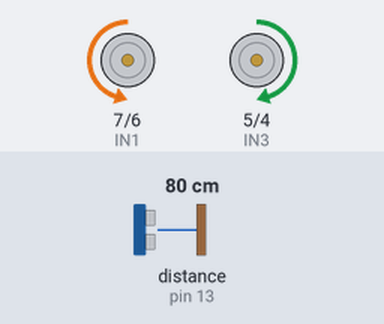
Simulated run of this sketch. Board: Arduino Uno, built with avr-gcc and run on an emulated ATmega328P. Shown: motor-driver pin pairs drawn as motors (green arrow = first pin HIGH = forward, orange = second pin HIGH = backward, longer = more drive, scaled by the enable pin). Wiring (inferred from the names in the program): ultrasonic range finder: trigger pin 12; echo pin 13. Inputs (shaded band) come from the test bench; at power-on: distance to the obstacle (sensor on pin 13) 80 cm. The echo pulse lasts 58.3 µs per cm.

Above: at 1.2 s.
1.3 s: distance to the obstacle (sensor on pin 13) set to 13 cm
2.8 s: distance to the obstacle (sensor on pin 13) set to 10 cm
At 3.5 s:
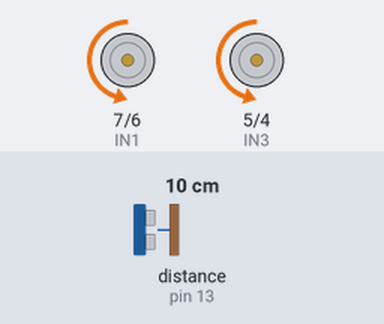
4.3 s: distance to the obstacle (sensor on pin 13) set to 18 cm
At 5.0 s:
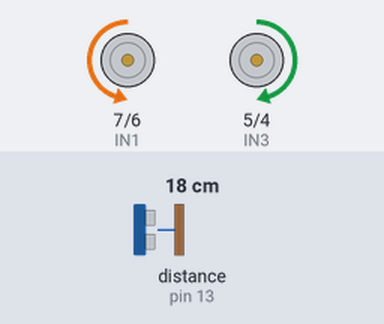
5.8 s: distance to the obstacle (sensor on pin 13) set to 2 cm
At 7.2 s:
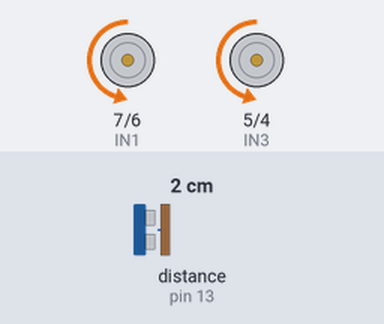
Timing chart, 0 to 8.3 s (numbered marks = the images above; inputs shaded):
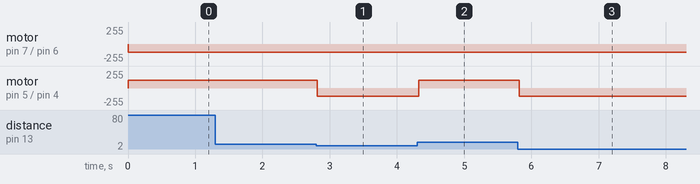

The sketch:

sketch_robot_sonar.ino
```cpp
int IN1 = 7; // Input1 подключен к выводу 5
int IN2 = 6;
int IN3 = 5;
int IN4 = 4;

int EN1 = 9;
int EN2 = 3;

int Trig = 12;
int Echo = 13;

int LED = 13;
int MAXspeed = 120;
int i;
int t;

void setup()
{
  Serial.begin(9600);

  //выводы двигателей
  pinMode (EN1, OUTPUT);
  pinMode (IN1, OUTPUT);
  pinMode (IN2, OUTPUT);
  pinMode (EN2, OUTPUT);
  pinMode (IN4, OUTPUT);
  pinMode (IN3, OUTPUT);

  //выводы сонара
  pinMode(Trig, OUTPUT);
  pinMode(Echo, INPUT);
}

unsigned int impulseTime=0;
unsigned int distance_sm=0;

void loop()
{

int pos = dist ();

if (pos>10)
  {
    robo_forth ();
  }
  else
  {
    robo_turn ();
  }

 // robo_forth ();
 // robo_stop(); // остановка робота
 // delay(500);

 // robo_back ();
 // robo_stop();
 // delay(500);
 // конец блока


}

//functions

//STOP
int robo_stop () {
  // обнуление сигнала
  analogWrite (EN1, 0);
  analogWrite (EN2, 0);

}


//FORTH
int robo_forth () {
    // настройки для езды вперед
  digitalWrite (IN2, HIGH);
  digitalWrite (IN1, LOW);

  digitalWrite (IN3, HIGH);
  digitalWrite (IN4, LOW);

 // for (i = 50; i <= 150; ++i) // увеличение скорости
 // {
   i = MAXspeed;
      analogWrite(EN1, i);
      analogWrite(EN2, i);
      delay(50);
 // }
}

//TURN
int robo_turn () {
 // настройки для кругом
  digitalWrite (IN2, HIGH);
  digitalWrite (IN1, LOW);

  digitalWrite (IN4, HIGH);
  digitalWrite (IN3, LOW);

  //for (i = 50; i <= 150; ++i) // увеличение скорости
  //{
    i = MAXspeed;
      analogWrite(EN1, i);
      analogWrite(EN2, i);
      delay(1);
  //}
  delay(50); // здесь регулировать угол поворота.
}

//BACK
int robo_back () {
    // настройки для езды назад
  digitalWrite (IN1, HIGH);
  digitalWrite (IN2, LOW);

  digitalWrite (IN4, HIGH);
  digitalWrite (IN3, LOW);

  //for (i = 50; i <= 200; ++i) // увеличение скорости
  //{
    i = MAXspeed;
      analogWrite(EN1, i);
      analogWrite(EN2, i);
      delay(50);
  //}
}


//Sonar
int dist () {

 digitalWrite(Trig, HIGH);
  /* Подаем импульс на вход trig дальномера */
  delayMicroseconds(10); // равный 10 микросекундам
  digitalWrite(Trig, LOW); // Отключаем
  impulseTime=pulseIn(Echo, HIGH); // Замеряем длину импульса
  distance_sm=impulseTime/58; // Пересчитываем в сантиметры
  return distance_sm;
}
```

Measured:
- the behaviour switches between 12 and 11 cm on distance to the obstacle (sensor on pin 13) (found by bisection; images 0 and 1)
- after the input at 1.3 s, every drawn part: stays the same
- after the input at 2.8 s, motor on pin 5 (IN3) / pin 4 (IN4): forward 120/255 → backward 120/255 at once
- after the input at 4.3 s, motor on pin 5 (IN3) / pin 4 (IN4): backward 120/255 → forward 120/255 at once
- after the input at 5.8 s, motor on pin 5 (IN3) / pin 4 (IN4): forward 120/255 → backward 120/255 at once
